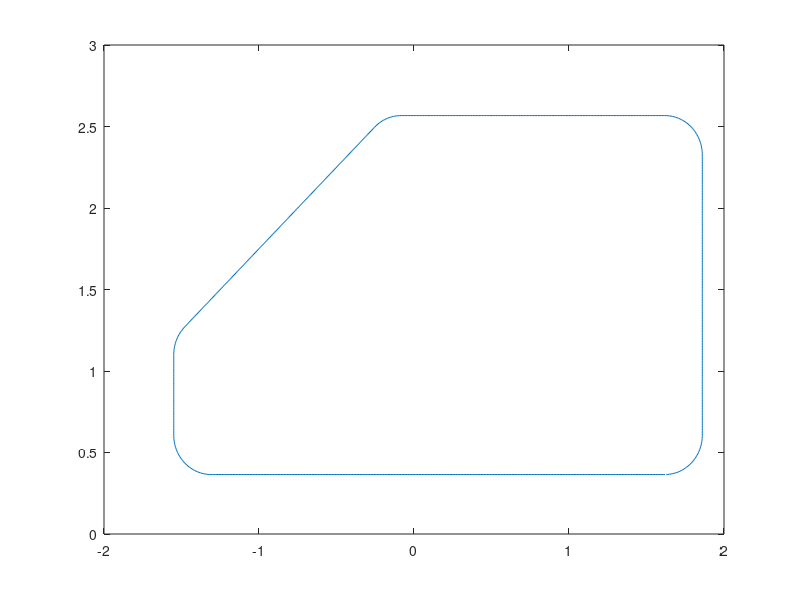
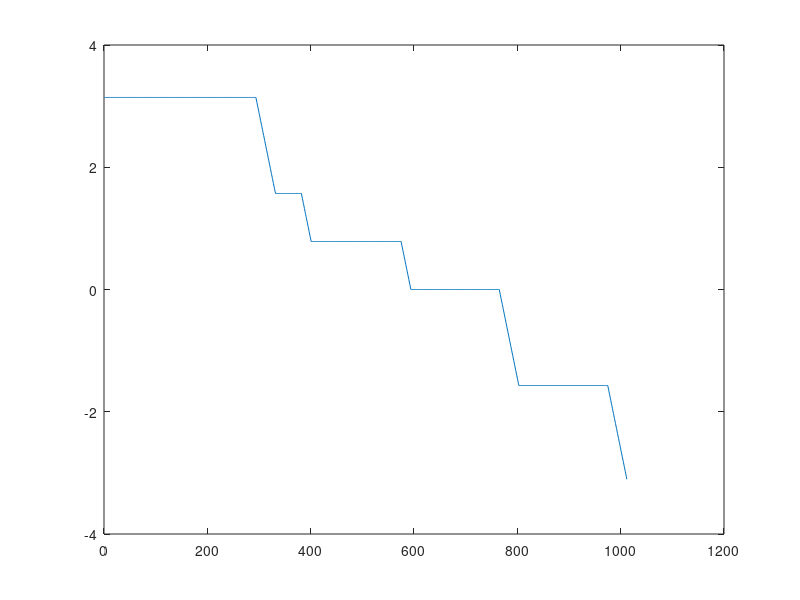

Write MATLAB code to recreate these figures, in order.
function track = gen_track

radius = 9.5 * 0.0254;
w = 1.86 - -1.55;
h = 2.567 - 0.365;
corner = 57.75 * 0.0254;
dx = 0.01;

line_bx = w-radius:-dx:radius;
line_b = zeros(length(line_bx),4);
line_b(:,1) = line_bx;
line_b(:,3) = pi;

turn_blh = pi:-dx/radius:pi/2;
turn_bl = zeros(length(turn_blh),4);
turn_bl(:,1) = radius*(1+cos(turn_blh+pi/2));
turn_bl(:,2) = radius*(1+sin(turn_blh+pi/2));
turn_bl(:,3) = turn_blh;
turn_bl(:,4) = -1/radius;

line_ly = radius:dx:h-corner;
line_l = zeros(length(line_ly),4);
line_l(:,2) = line_ly;
line_l(:,3) = pi/2;

turn_lch = pi/2:-dx/radius:pi/4;
turn_lc = zeros(length(turn_lch),4);
turn_lc(:,1) = radius*(1+cos(turn_lch+pi/2));
turn_lc(:,2) = h-corner + radius*sin(turn_lch+pi/2);
turn_lc(:,3) = turn_lch;
turn_lc(:,4) = -1/radius;

line_cd = 0:dx:(corner-radius)*sqrt(2);
line_c = zeros(length(line_cd),4);
line_c(:,1) = radius+(line_cd-radius)/sqrt(2);
line_c(:,2) = h-corner+(radius+line_cd)/sqrt(2);
line_c(:,3) = pi/4;

turn_cth = pi/4:-dx/radius:0;
turn_ct = zeros(length(turn_cth),4);
turn_ct(:,1) = corner+radius*cos(turn_cth+pi/2);
turn_ct(:,2) = h+radius*(sin(turn_cth+pi/2)-1);
turn_ct(:,3) = turn_cth;
turn_ct(:,4) = -1/radius;

line_tx = corner:dx:w-radius;
line_t = zeros(length(line_tx),4);
line_t(:,1) = line_tx;
line_t(:,2) = h;

turn_trh = 0:-dx/radius:-pi/2;
turn_tr = zeros(length(turn_trh),4);
turn_tr(:,1) = w+radius*(cos(turn_trh+pi/2)-1);
turn_tr(:,2) = h+radius*(sin(turn_trh+pi/2)-1);
turn_tr(:,3) = turn_trh;
turn_tr(:,4) = -1/radius;

line_ry = h-radius:-dx:radius;
line_r = zeros(length(line_ry),4);
line_r(:,1) = w;
line_r(:,2) = line_ry;
line_r(:,3) = -pi/2;

turn_rbh = -pi/2:-dx/radius:-pi;
turn_rb = zeros(length(turn_rbh),4);
turn_rb(:,1) = w+radius*(cos(turn_rbh+pi/2)-1);
turn_rb(:,2) = radius*(1+sin(turn_rbh+pi/2));
turn_rb(:,3) = turn_rbh;
turn_rb(:,4) = -1/radius;

track = [line_b; turn_bl; line_l; turn_lc; line_c; turn_ct; line_t; turn_tr; line_r; turn_rb];
track(:,1) = track(:,1) - 1.55;
track(:,2) = track(:,2) + 0.365;
close all, plot(track(:,1),track(:,2));
figure, plot(track(:,3));